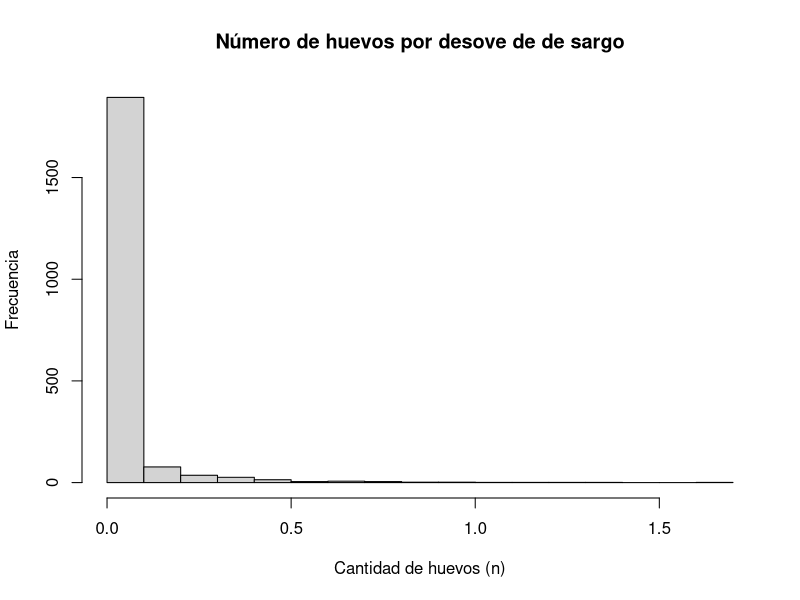
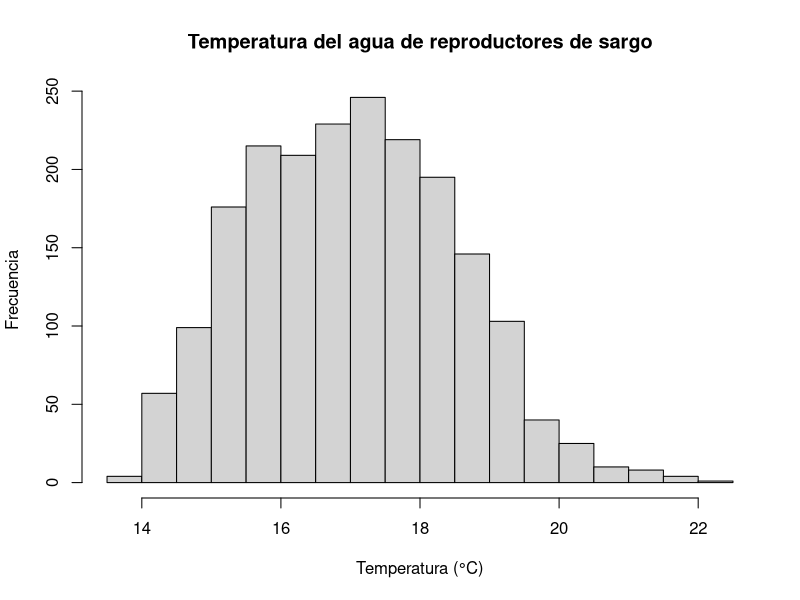
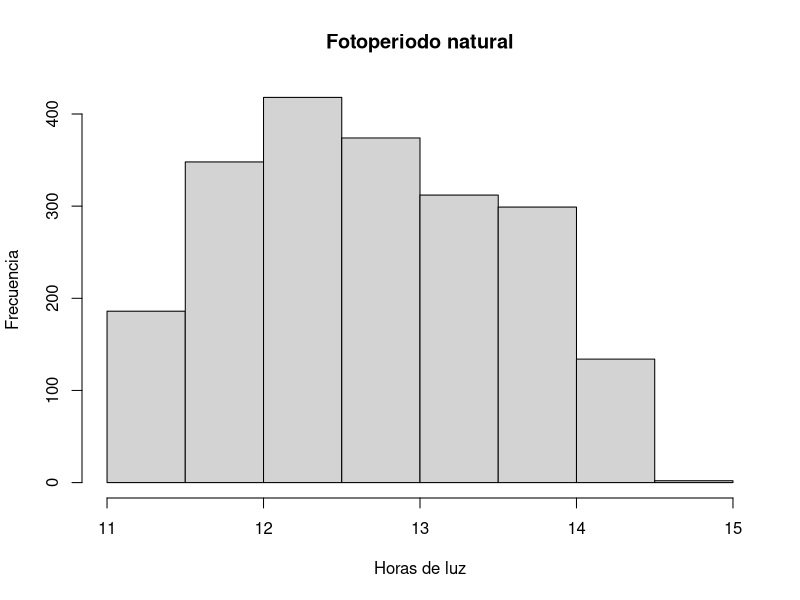
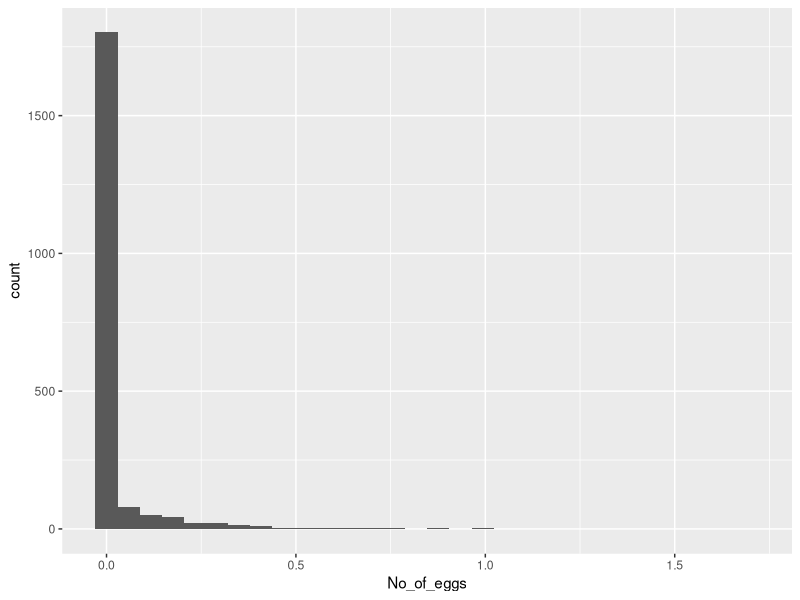
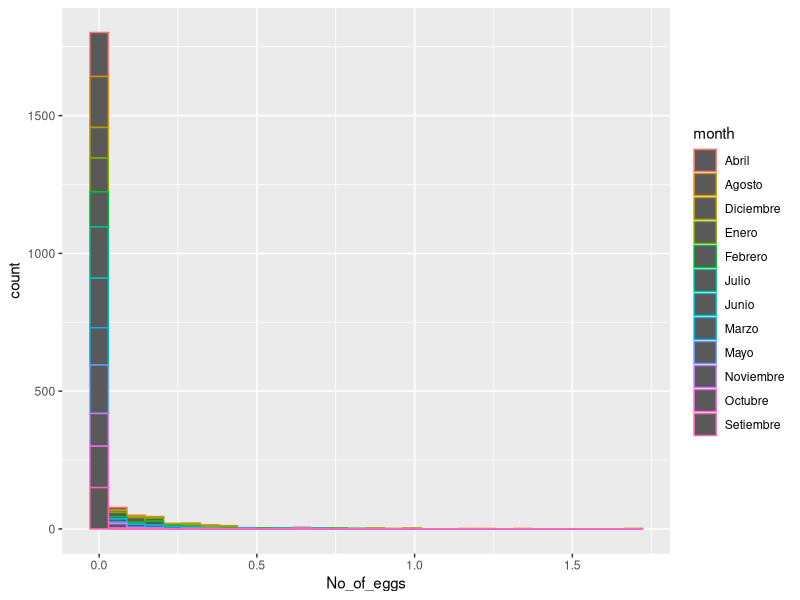

R code for these plots, in order:
## ---- chunk 1
knitr::opts_chunk$set(echo = TRUE)

install.packages("readxl")
install.packages("dplyr")
install.packages("ggplot2")
library(readxl)
library(dplyr)
library(ggplot2)

## ---- chunk 2
Sargo <- read_excel("DatosDesove.xlsx", sheet = 1)


## ---- chunk 3

# HISTOGRAMAS

hist(Sargo$No_of_eggs, main = "Número de huevos por desove de de sargo", xlab = "Cantidad de huevos (n)", ylab = "Frecuencia")
hist(Sargo$Water_Temp, main = "Temperatura del agua de reproductores de sargo", xlab = "Temperatura (°C)", ylab = "Frecuencia")
hist(Sargo$Day_length, main = "Fotoperiodo natural", xlab = "Horas de luz", ylab = "Frecuencia")

## ---- chunk 4

str(Sargo$No_of_eggs)
table(Sargo$No_of_eggs)

str(Sargo$Water_Temp)
table(Sargo$Water_Temp)

str(Sargo$Day_length)
table(Sargo$Day_length)


## ---- chunk 5

ggplot(Sargo, aes(x = No_of_eggs)) +
  geom_histogram()

ggplot(Sargo, aes(x = No_of_eggs)) +
  geom_histogram(aes(color = month))

